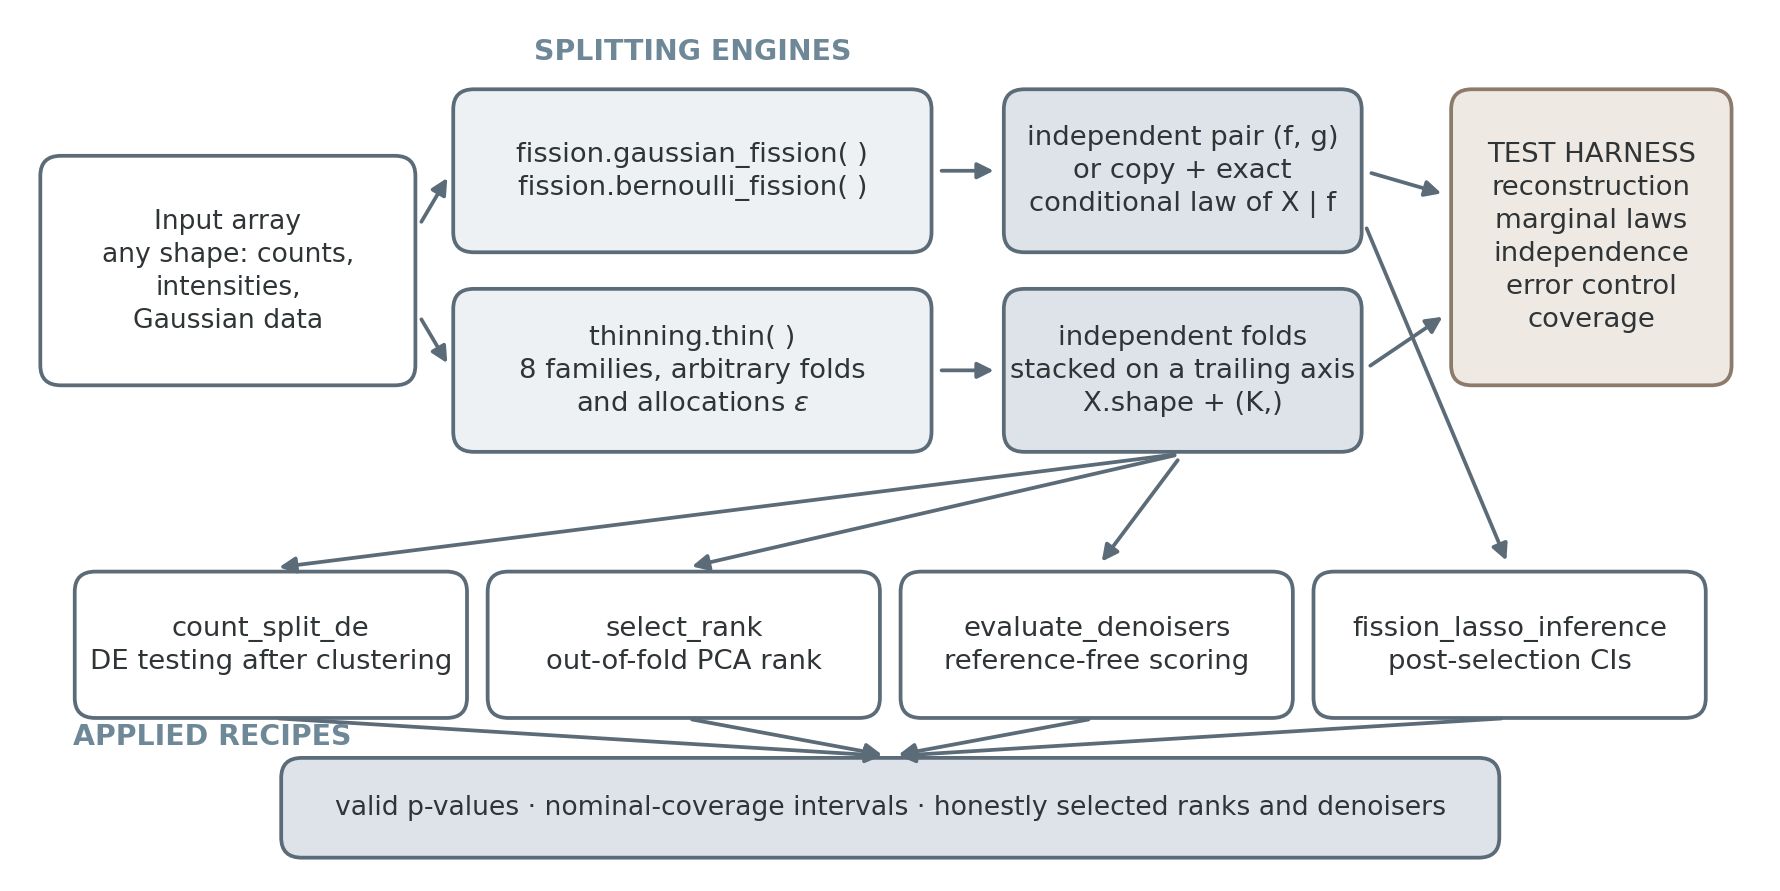

Write Python code to recreate this figure.
"""Regenerates the architecture figure (manuscript Fig. 1).

Three layers: splitting engines, applied recipes, test harness.  The thinning
engine returns the folds stacked on a trailing axis; the fission engine returns
a pair ``(f, g)`` (and ``bernoulli_fission`` a copy plus a conditional-law
callable), so the two engines are drawn with their own output boxes.
"""
import pathlib

import matplotlib

matplotlib.use("Agg")
import matplotlib.pyplot as plt
from matplotlib.patches import FancyArrowPatch, FancyBboxPatch

_HERE = pathlib.Path(__file__).resolve().parent

INK, SLATE, ACCENT, TAUPE = "#2f3437", "#5b6b78", "#6e8898", "#8c7a6b"
FILL, FILL_DARK, FILL_WARM = "#eef1f3", "#dde3e8", "#efe9e3"

fig, ax = plt.subplots(figsize=(7.4, 3.6))
ax.set_xlim(0, 100)
ax.set_ylim(0, 50)
ax.axis("off")


def box(x, y, w, h, text, fill="white", edge=SLATE, size=6.6, weight="normal", color=INK):
    ax.add_patch(FancyBboxPatch((x, y), w, h, boxstyle="round,pad=0.4,rounding_size=1.2",
                                linewidth=0.9, edgecolor=edge, facecolor=fill))
    ax.text(x + w / 2, y + h / 2, text, ha="center", va="center", fontsize=size,
            color=color, weight=weight, linespacing=1.35)


def arrow(p, q, rad=0.0):
    ax.add_patch(FancyArrowPatch(p, q, arrowstyle="-|>", mutation_scale=8, linewidth=0.9,
                                 color=SLATE, connectionstyle=f"arc3,rad={rad}"))


# -- inputs and engines ------------------------------------------------------
# Fission sits above thinning so that every engine -> output -> recipe arrow is
# straight: the thinning folds feed three recipes from below, the fission pair
# feeds the fourth along the right-hand side.
box(1, 29, 21, 13, "Input array\nany shape: counts,\nintensities,\nGaussian data", size=6.4)
ax.text(38.5, 48.2, "SPLITTING ENGINES", ha="center", fontsize=6.8, weight="bold", color=ACCENT)
box(25, 37, 27, 9, "fission.gaussian_fission( )\nfission.bernoulli_fission( )", fill=FILL)
box(25, 25, 27, 9, "thinning.thin( )\n8 families, arbitrary folds\nand allocations $\\varepsilon$", fill=FILL)
arrow((22.5, 38), (24.5, 41.5))
arrow((22.5, 33), (24.5, 29.5))

# -- engine outputs ----------------------------------------------------------
box(57, 37, 20, 9, "independent pair (f, g)\nor copy + exact\nconditional law of X | f", fill=FILL_DARK)
box(57, 25, 20, 9, "independent folds\nstacked on a trailing axis\nX.shape + (K,)", fill=FILL_DARK)
arrow((52.5, 41.5), (56.5, 41.5))
arrow((52.5, 29.5), (56.5, 29.5))

# -- test harness ------------------------------------------------------------
box(83, 29, 15.5, 17, "TEST HARNESS\nreconstruction\nmarginal laws\nindependence\nerror control\ncoverage", fill=FILL_WARM, edge=TAUPE)
arrow((77.5, 41.5), (82.5, 40))
arrow((77.5, 29.5), (82.5, 33))

# -- recipes -----------------------------------------------------------------
ax.text(2.5, 7.0, "APPLIED RECIPES", ha="left", fontsize=6.8, weight="bold", color=ACCENT)
recipes = [
    (3, "count_split_de\nDE testing after clustering"),
    (27, "select_rank\nout-of-fold PCA rank"),
    (51, "evaluate_denoisers\nreference-free scoring"),
    (75, "fission_lasso_inference\npost-selection CIs"),
]
for x, text in recipes:
    box(x, 9, 22, 8, text)
for x in (14, 38, 62):          # thinning folds -> three recipes
    arrow((67, 24.5), (x, 17.6))
arrow((77.5, 38.5), (86, 17.6))  # fission pair -> post-selection CIs

# -- outcome -----------------------------------------------------------------
box(15, 0.6, 70, 5.2, "valid p-values \u00b7 nominal-coverage intervals \u00b7 honestly selected ranks and denoisers",
    fill=FILL_DARK, size=6.4)
for x in (14, 38, 62, 86):
    arrow((x, 8.6), (50, 6.3))

fig.savefig(_HERE / "fig_architecture.pdf", bbox_inches="tight", metadata={"CreationDate": None})
fig.savefig(_HERE / "fig_architecture.png", dpi=300, bbox_inches="tight")
print("wrote fig_architecture.{pdf,png}")
